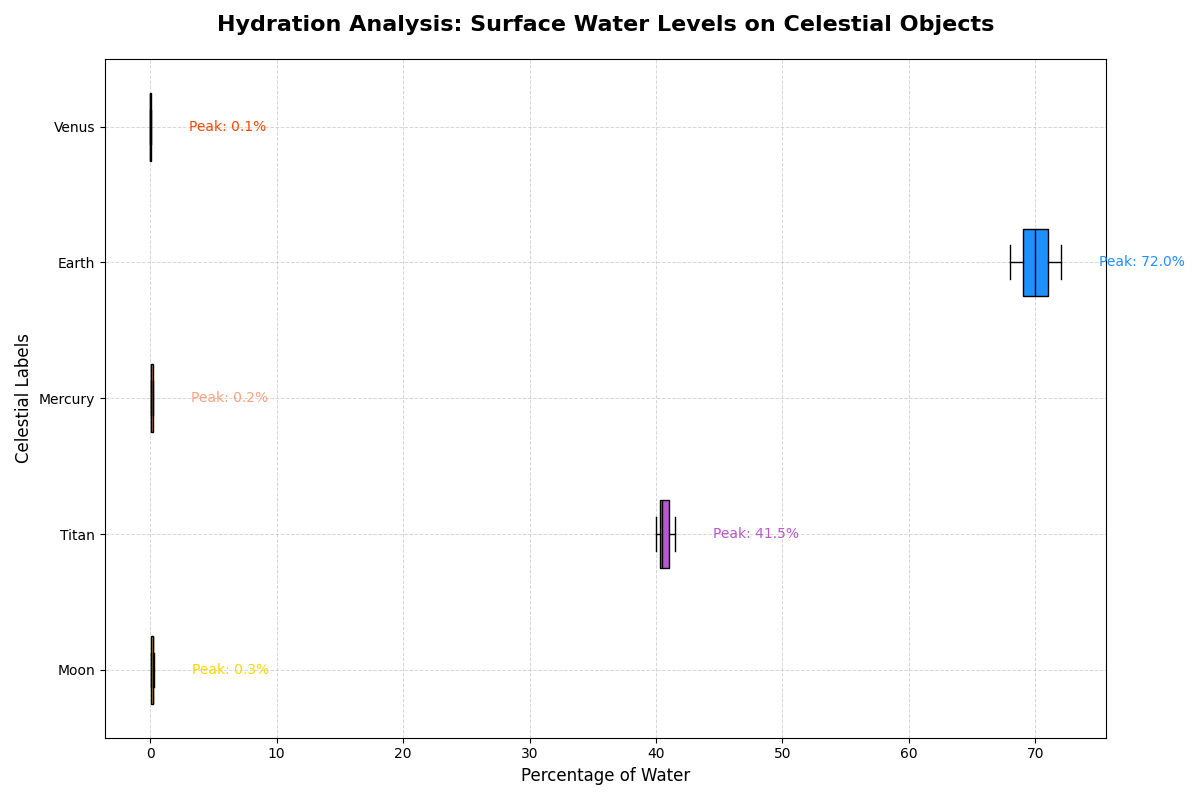

This chart was generated by the following Python code:
import matplotlib.pyplot as plt

planetary_labels = ['Moon', 'Titan', 'Mercury', 'Earth', 'Venus']

water_content_data = [
    [0.1, 0.2, 0.1, 0.3, 0.2],
    [40.0, 41.0, 40.5, 41.5, 40.3],
    [0.1, 0.1, 0.2, 0.2, 0.1],
    [70.0, 68.0, 72.0, 71.0, 69.0],
    [0.0, 0.0, 0.1, 0.1, 0.0]
]

fig, ax = plt.subplots(figsize=(12, 8))
box = ax.boxplot(water_content_data, patch_artist=True, notch=False, vert=False, labels=planetary_labels)

colors = ['#FFD700', '#BA55D3', '#FFA07A', '#1E90FF', '#FF4500']
for patch, color in zip(box['boxes'], colors):
    patch.set_facecolor(color)

plt.setp(box['medians'], color='black')

ax.set_title("Hydration Analysis: Surface Water Levels on Celestial Objects", 
             fontsize=16, fontweight='bold', pad=20)
ax.set_xlabel("Percentage of Water", fontsize=12)
ax.set_ylabel("Celestial Labels", fontsize=12)

ax.grid(True, linestyle='--', alpha=0.5, which='both', linewidth=0.7)

for i, (planet, data) in enumerate(zip(planetary_labels, water_content_data)):
    max_val = max(data)
    ax.text(max_val + 3, i + 1, f'Peak: {max_val:.1f}%', va='center', fontsize=10, color=colors[i])

plt.tight_layout()
plt.show()
